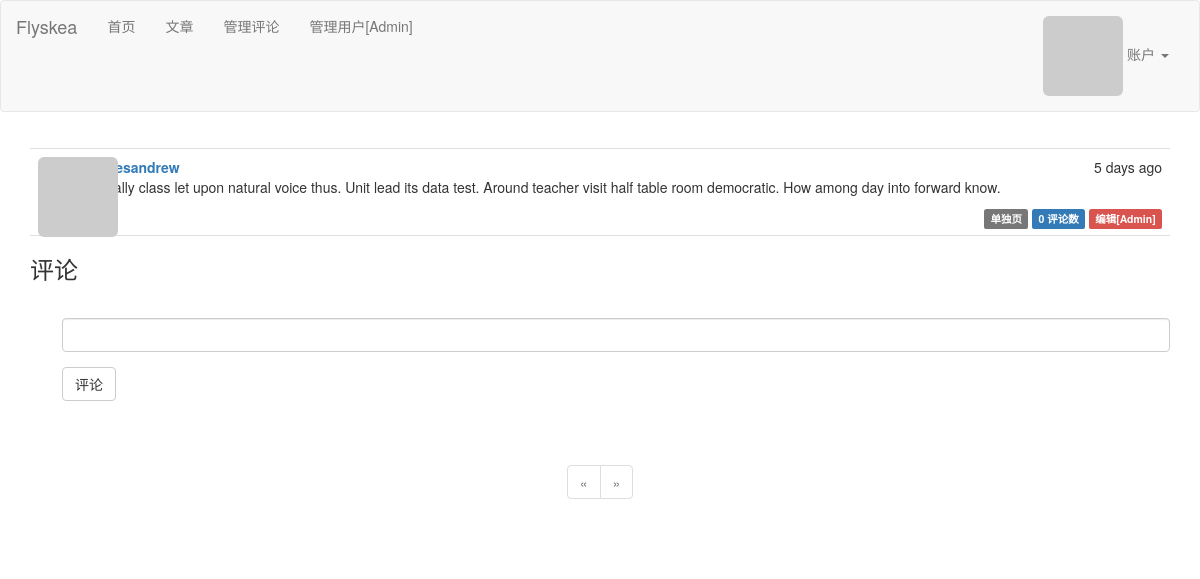
Screenshot of /post/3 (signed in) with the database file from the repository.
### app/models.py (models this page shows, shortened)
class Post(db.Model):
    __tablename__ = 'posts'
    id = db.Column(db.Integer, primary_key=True)
    body = db.Column(db.Text)
    body_html = db.Column(db.Text)
    timestamp = db.Column(db.DateTime, index=True, default=datetime.utcnow)
    author_id = db.Column(db.Integer, db.ForeignKey('users.id'))
    comments = db.relationship('Comment', backref='post', lazy='dynamic')

class User(db.Model,UserMixin):
    __tablename__ = 'users'
    id = db.Column(db.Integer, primary_key=True)
    email = db.Column(db.String(64), unique=True, index=True)
    username = db.Column(db.String(64), unique=True, index=True)
    role_id = db.Column(db.Integer, db.ForeignKey('roles.id'))
    password_hash = db.Column(db.String(128))
    confirmed = db.Column(db.Boolean, default=False)
    name = db.Column(db.String(64))
    location = db.Column(db.String(64))
    about_me = db.Column(db.Text())
    member_since = db.Column(db.DateTime(),default=datetime.utcnow)
    last_seen = db.Column(db.DateTime(),default=datetime.utcnow)
    avatar_hash = db.Column(db.String(32))
    posts = db.relationship('Post', backref='author', lazy='dynamic')
    comments = db.relationship('Comment', backref='author', lazy='dynamic')
    followed = db.relationship('Follow',
                            foreign_keys=[Follow.follower_id],
                            backref=db.backref('follower', lazy='joined'),
                            lazy='dynamic',
                            cascade='all, delete-orphan')
    followers = db.relationship('Follow',
                            foreign_keys=[Follow.followed_id],
                            backref=db.backref('followed', lazy='joined'),
                            lazy='dynamic',
                            cascade='all, delete-orphan')
    @property
    def password(self):
        raise AttributeError('password is not a readable attribute')
    def can(self, perm):
        return self.role is not None and self.role.has_permission(perm)
    def is_administrator(self):
        return self.can(Permission.ADMIN)
    def gravatar(self, size=100, default='identicon', rating='g'):
        if request.is_secure:
            url = 'https://secure.gravatar.com/avatar'
        else:
            url = 'http://www.gravatar.com/avatar'
        hash = self.avatar_hash or self.gravatar_hash()
        return '{url}/{hash}?s={size}&d={default}&r={rating}'.format(
            url=url, hash=hash, size=size, default=default, rating=rating)
    def ping(self):
        self.last_seen = datetime.utcnow()
        db.session.add(self)
        db.session.commit()

### app/main/views.py (the view, shortened to what this page needs)
@main.route('/post/<int:id>', methods=['GET', 'POST'])
def post(id):
    post = Post.query.get_or_404(id)
    form = CommentForm()
    page = request.args.get('page', 1, type=int)
    if page == -1:
        page = (post.comments.count() -1 )//\
            current_app.config['FLASKY_COMMENTS_PER_PAGE'] + 1
    pagination = post.comments.order_by(Comment.timestamp.asc()).paginate(
            page, per_page=current_app.config['FLASKY_COMMENTS_PER_PAGE'],
            error_out=False)
    comments = pagination.items
    return render_template('post.html', posts=[post], form=form,
                            comments=comments, pagination=pagination)

### app/main/forms.py
class CommentForm(FlaskForm):
    body = StringField('', validators=[DataRequired()])
    submit = SubmitField('评论')

### app/auth/views.py (called while the page is built)
@auth.before_app_request
def before_request():
    if current_user.is_authenticated:
        current_user.ping()
        if not current_user.confirmed \
                and request.endpoint \
                and request.blueprint != 'auth' \
                and request.endpoint != 'static':
            return redirect(url_for('auth.unconfirmed'))

### app/main/__init__.py (called while the page is built)
@main.app_context_processor
def inject_permissions():
    return dict(Permission=Permission)

### app/main/views.py (called while the page is built)
@main.after_app_request
def after_request(response):
    for query in get_debug_queries():
        if query.duration >= current_app.config['FLASKY_SLOW_DB_QUERY_TIME']:
            current_app.logger.warning(
                'Slow query: %s\nParameters: %s\nDuration: %fs\nContext: %s\n' %
                   (query.statement, query.parameters, query.duration,
                    query.context))
    return response

### app/models.py (called while the page is built)
@login_manager.user_loader
def load_user(user_id):
    return User.query.get(int(user_id))

    def has_permission(self, perm):
        return self.permissions & perm == perm

### app/templates/post.html (shortened to what this page needs)
{% extends "base.html" %}
{% import 'bootstrap/wtf.html' as wtf %}
{% import '_macros.html' as macros %}
{% block page_content %}
{% include '_posts.html' %}
<h3 id="comments">评论</h3>
{% if current_user.can(Permission.COMMENT) %}
<div class="comment-form">
    {{ wtf.quick_form(form) }}
</div>
{% endif %}
{% if pagination %}
<div class="pagination">
    {{ macros.pagination_widget(pagination, '.post', fragment='#comments', id=posts[0].id) }}
</div>
{% endif %}
{% endblock %}

### app/templates/_posts.html
<ul class="posts">
    {% for post in posts %}
    <li class="post">
        <div class="post-thumbnail">
            <a href="{{ url_for('.user', username=post.author.username) }}">
                <img class="img-rounded profile-thumbnail" src="{{ post.author.gravatar(size=40) }}">
            </a>
        </div>
        <div class="post-content">
            <div class="post-date">{{ moment(post.timestamp).fromNow() }}</div>
            <div class="post-author"><a href="{{ url_for('.user', username=post.author.username) }}">{{ post.author.username }}</a></div>
            <div class="post-body">
                {% if post.body_html %}
                    {{ post.body_html | safe }}
                {% else %}
                    {{ post.body }}
                {% endif %}
            <div class="post-footer">
                <a href="{{ url_for('.post', id=post.id) }}">
                    <span class="label label-default">单独页</span>
                </a>
                <a href="{{ url_for('.post', id=post.id) }}#comments">
                    <span class="label label-primary">{{ post.comments.count() }} 评论数</span>
                </a>
                {% if current_user == post.author %}
                <a href="{{ url_for('.edit', id=post.id) }}">
                    <span class="label label-primary">编辑</span>
                </a>
                {% elif current_user.is_administrator() %}
                <a href="{{ url_for('.edit', id=post.id) }}">
                    <span class="label label-danger">编辑[Admin]</span>
                </a>
                {% endif %}
            </div>
            </div>
        </div>
    </li>
    {% endfor %}
</ul>

### app/static/styles.css (style rules this page uses)
.profile-thumbnail { position: absolute; }
ul.posts { list-style-type: none; padding: 0px; margin: 16px 0px 0px 0px; border-top: 1px solid #e0e0e0; }
ul.posts li.post { padding: 8px; border-bottom: 1px solid #e0e0e0; }
div.post-date { float: right; }
div.post-author { font-weight: bold; }
div.post-thumbnail { position: absolute; }
div.post-content { margin-left: 48px; min-height: 48px; }
div.post-footer { text-align: right; }
div.comment-form { margin: 16px 0px 16px 32px; }
div.pagination { width: 100%; text-align: center; padding: 2em; margin: 0px; }

### rows the page displays
Post: timestamp "5 days ago", author.username "gravesandrew", body_html "Actually class let upon natural voice thus. Unit lead its data test. Around teacher visit half table room democratic. How among day into forward know.", comments.count "0"
